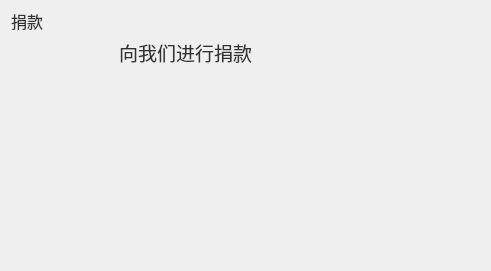
       <widget class="QWidget" name="layoutWidget">
        <property name="geometry">
         <rect>
          <x>10</x>
          <y>3210</y>
          <width>491</width>
          <height>271</height>
         </rect>
        </property>
        <layout class="QGridLayout" name="gridLayout_11">
         <item row="2" column="1">
          <widget class="QLabel" name="donation_image_Label">
           <property name="minimumSize">
            <size>
             <width>0</width>
             <height>0</height>
            </size>
           </property>
           <property name="maximumSize">
            <size>
             <width>16777215</width>
             <height>16777215</height>
            </size>
           </property>
           <property name="font">
            <font>
             <family>黑体</family>
             <pointsize>14</pointsize>
            </font>
           </property>
           <property name="layoutDirection">
            <enum>Qt::LeftToRight</enum>
           </property>
           <property name="styleSheet">
            <string notr="true">QLabel
{
border:2px solid rgb(0,0,0,0);
background-color:transparent;
color:rgb(50,50,50);
border-radius:5px;
}</string>
           </property>
           <property name="text">
            <string/>
           </property>
           <property name="pixmap">
            <pixmap resource="MusicResources.qrc">:/ico/MusicIco/donation image.png</pixmap>
           </property>
           <property name="scaledContents">
            <bool>false</bool>
           </property>
          </widget>
         </item>
         <item row="0" column="0">
          <widget class="QLabel" name="donation_Label">
           <property name="minimumSize">
            <size>
             <width>0</width>
             <height>20</height>
            </size>
           </property>
           <property name="maximumSize">
            <size>
             <width>70</width>
             <height>20</height>
            </size>
           </property>
           <property name="font">
            <font>
             <family>黑体</family>
             <pointsize>12</pointsize>
            </font>
           </property>
           <property name="layoutDirection">
            <enum>Qt::LeftToRight</enum>
           </property>
           <property name="styleSheet">
            <string notr="true">QLabel
{
background-color:transparent;
color:rgb(50,50,50);
border-radius:5px;
}</string>
           </property>
           <property name="text">
            <string>捐款</string>
           </property>
          </widget>
         </item>
         <item row="1" column="1">
          <layout class="QHBoxLayout" name="horizontalLayout">
           <property name="spacing">
            <number>0</number>
           </property>
           <item>
            <widget class="QLabel" name="donation_Label_2">
             <property name="minimumSize">
              <size>
               <width>25</width>
               <height>25</height>
              </size>
             </property>
             <property name="maximumSize">
              <size>
               <width>25</width>
               <height>25</height>
              </size>
             </property>
             <property name="font">
              <font>
               <family>黑体</family>
               <pointsize>12</pointsize>
              </font>
             </property>
             <property name="layoutDirection">
              <enum>Qt::LeftToRight</enum>
             </property>
             <property name="styleSheet">
              <string notr="true">QLabel
{
background-color:transparent;
color:rgb(50,50,50);
border-radius:5px;
}</string>
             </property>
             <property name="text">
              <string/>
             </property>
             <property name="pixmap">
              <pixmap resource="MusicResources.qrc">:/ico/MusicIco/donation.png</pixmap>
             </property>
             <property name="scaledContents">
              <bool>true</bool>
             </property>
            </widget>
           </item>
           <item>
            <widget class="QLabel" name="donation_text_Label">
             <property name="minimumSize">
              <size>
               <width>0</width>
               <height>30</height>
              </size>
             </property>
             <property name="maximumSize">
              <size>
               <width>16777215</width>
               <height>30</height>
              </size>
             </property>
             <property name="font">
              <font>
               <family>黑体</family>
               <pointsize>14</pointsize>
              </font>
             </property>
             <property name="layoutDirection">
              <enum>Qt::LeftToRight</enum>
             </property>
             <property name="styleSheet">
              <string notr="true">QLabel
{
border:2px solid rgb(0,0,0,0);
background-color:transparent;
color:rgb(50,50,50);
border-radius:5px;
}</string>
             </property>
             <property name="text">
              <string>向我们进行捐款</string>
             </property>
            </widget>
           </item>
          </layout>
         </item>
         <item row="2" column="2">
          <widget class="QLabel" name="donation_image_Label_2">
           <property name="minimumSize">
            <size>
             <width>0</width>
             <height>0</height>
            </size>
           </property>
           <property name="maximumSize">
            <size>
             <width>16777215</width>
             <height>16777215</height>
            </size>
           </property>
           <property name="font">
            <font>
             <family>黑体</family>
             <pointsize>14</pointsize>
            </font>
           </property>
           <property name="layoutDirection">
            <enum>Qt::LeftToRight</enum>
           </property>
           <property name="styleSheet">
            <string notr="true">QLabel
{
border:2px solid rgb(0,0,0,0);
background-color:transparent;
color:rgb(50,50,50);
border-radius:5px;
}</string>
           </property>
           <property name="text">
            <string/>
           </property>
           <property name="pixmap">
            <pixmap resource="MusicResources.qrc">:/ico/MusicIco/donation image2.png</pixmap>
           </property>
           <property name="scaledContents">
            <bool>false</bool>
           </property>
          </widget>
         </item>
        </layout>
       </widget>
